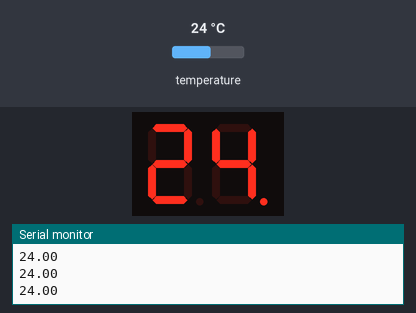
Bench run of a sketch on a simulated Arduino Uno, built with avr-gcc and run on an emulated ATmega328P. Parts: 2-digit seven-segment display, the last lines printed to the serial monitor. Inputs (shaded band) come from the test bench; at power-on: temperature 24 °C.

Above: at 1.2 s.
1.3 s: temperature set to 12 °C
At 2.5 s:
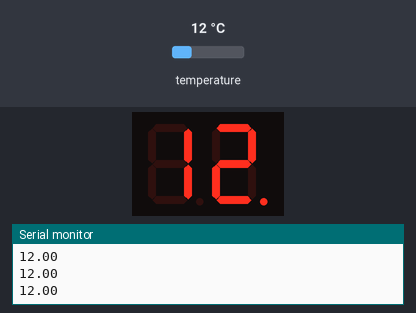
2.8 s: temperature set to 19 °C
At 4.0 s:
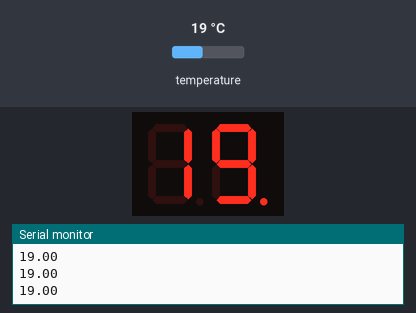
4.3 s: temperature set to 28 °C
At 4.6 s:
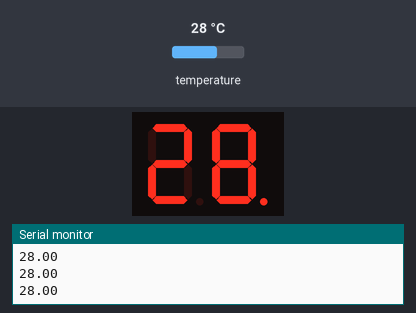
Timing chart, 0 to 7.3 s (numbered marks = the images above; inputs shaded):
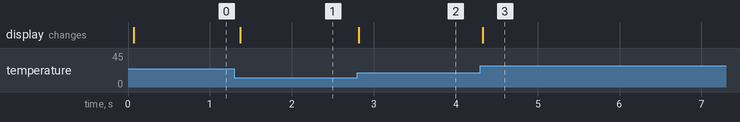

Measured:
- after the input at 1.3 s, the display: changes after 0.07 s (image 1)
- after the input at 2.8 s, the display: changes at once (image 2)
- after the input at 4.3 s, the display: changes at once (image 3)

The sketch:

dstest7seg.ino
```cpp
#include <OneWire.h>
#include "SevSeg.h"
SevSeg sevseg;

int DS18S20_Pin = 2; //DS18S20 Signal pin on digital 2

//Temperature chip i/o
OneWire ds(DS18S20_Pin); // on digital pin 2

void setup(void) {
  byte numDigits = 2;
  byte digitPins[] = {3, 16};
  byte segmentPins[] = {4, 5, 6, 7, 8, 9, 10, 14};
  sevseg.begin(COMMON_ANODE, numDigits, digitPins, segmentPins);
  sevseg.setBrightness(100);
 Serial.begin(9600);
}

void loop(void) {
 float temperature = getTemp(); //will take about 750ms to run
 Serial.println(temperature);
 sevseg.setNumber(temperature, 0);
 sevseg.refreshDisplay(); // Must run repeatedly

}


float getTemp(){
 //returns the temperature from one DS18S20 in DEG Celsius

 byte data[12];
 byte addr[8];

 if ( !ds.search(addr)) {
   //no more sensors on chain, reset search
   ds.reset_search();
   return -1000;
 }

 if ( OneWire::crc8( addr, 7) != addr[7]) {
   Serial.println("CRC is not valid!");
   return -1000;
 }

 if ( addr[0] != 0x10 && addr[0] != 0x28) {
   Serial.print("Device is not recognized");
   return -1000;
 }

 ds.reset();
 ds.select(addr);
 ds.write(0x44,1); // start conversion, with parasite power on at the end

 delay(50); // Wait for temperature conversion to complete

 byte present = ds.reset();
 ds.select(addr);
 ds.write(0xBE); // Read Scratchpad


 for (int i = 0; i < 9; i++) { // we need 9 bytes
  data[i] = ds.read();
 }

 ds.reset_search();

 byte MSB = data[1];
 byte LSB = data[0];

 float tempRead = ((MSB << 8) | LSB); //using two's compliment
 float TemperatureSum = tempRead / 16;

 return TemperatureSum;

}
```
